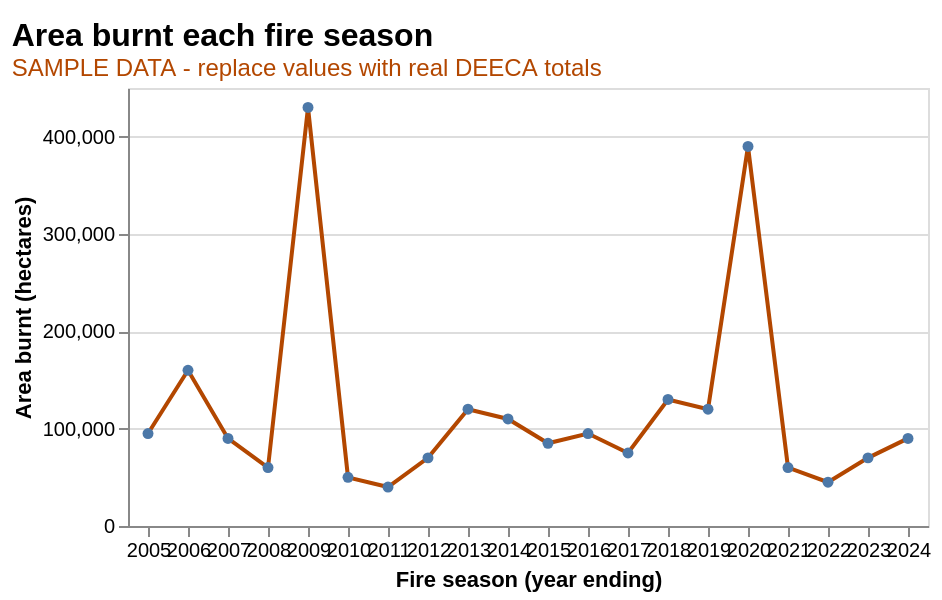

Vega-Lite specification stored for this chart:
### Vega-Lite specification from a JSON file in a GitHub repository (floating-point values rounded to 4 significant figures)
{"$schema": "https://vega.github.io/schema/vega-lite/v5.json", "description": "Temporal idiom (line). Area burnt per fire season over time. SAMPLE DATA - replace the values array with real DEECA seasonal totals.", "title": {"text": "Area burnt each fire season", "subtitle": "SAMPLE DATA - replace values with real DEECA totals", "subtitleColor": "#b34700", "anchor": "start", "fontSize": 16}, "width": "container", "height": 300, "autosize": {"type": "fit", "contains": "padding"}, "data": {"values": [{"year": 2005, "area_burnt_ha": 95000}, {"year": 2006, "area_burnt_ha": 160000}, {"year": 2007, "area_burnt_ha": 90000}, {"year": 2008, "area_burnt_ha": 60000}, {"year": 2009, "area_burnt_ha": 430000}, {"year": 2010, "area_burnt_ha": 50000}, {"year": 2011, "area_burnt_ha": 40000}, {"year": 2012, "area_burnt_ha": 70000}, {"year": 2013, "area_burnt_ha": 120000}, {"year": 2014, "area_burnt_ha": 110000}, {"year": 2015, "area_burnt_ha": 85000}, {"year": 2016, "area_burnt_ha": 95000}, {"year": 2017, "area_burnt_ha": 75000}, {"year": 2018, "area_burnt_ha": 130000}, {"year": 2019, "area_burnt_ha": 120000}, {"year": 2020, "area_burnt_ha": 390000}, {"year": 2021, "area_burnt_ha": 60000}, {"year": 2022, "area_burnt_ha": 45000}, {"year": 2023, "area_burnt_ha": 70000}, {"year": 2024, "area_burnt_ha": 90000}]}, "mark": {"type": "line", "point": true, "color": "#b34700"}, "encoding": {"x": {"field": "year", "type": "ordinal", "title": "Fire season (year ending)", "axis": {"labelAngle": 0}}, "y": {"field": "area_burnt_ha", "type": "quantitative", "title": "Area burnt (hectares)"}, "tooltip": [{"field": "year", "type": "ordinal", "title": "Season"}, {"field": "area_burnt_ha", "type": "quantitative", "title": "Area burnt (ha)", "format": ","}]}}
